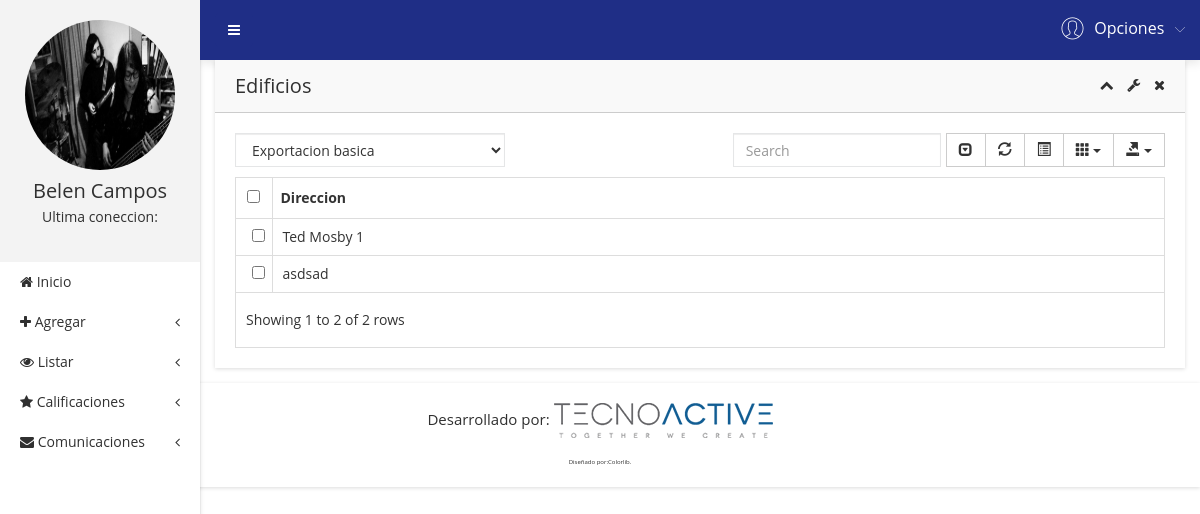
The page /?c=Usuario&a=EdificiosPorComunidad&id=1 (signed in) on the database as committed earlier.
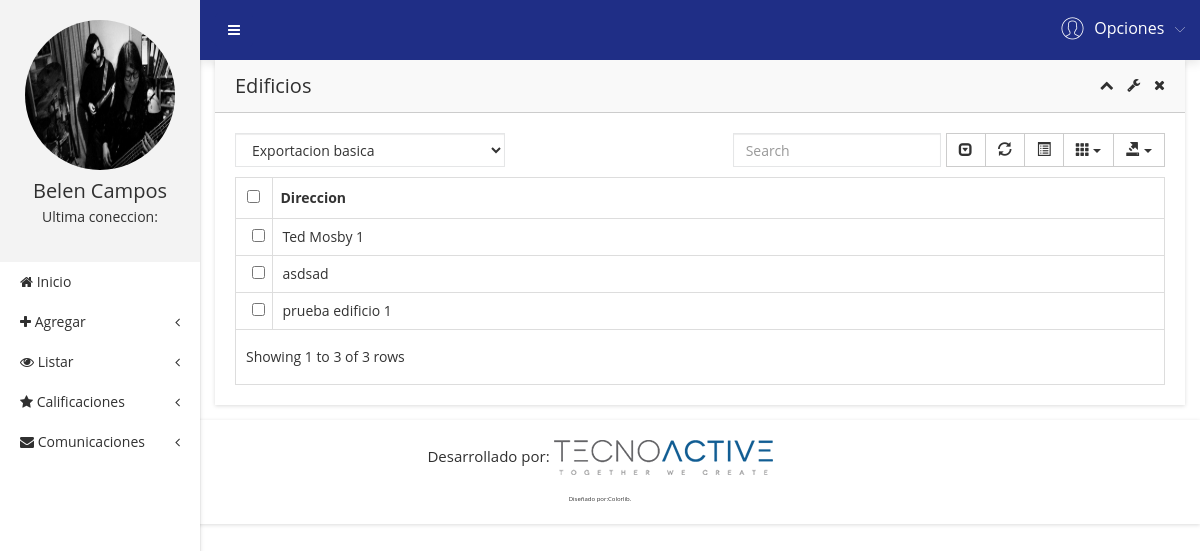
The same page on the database as committed later.
### tables this page shows
CREATE TABLE edificio (
  idEdificio INT(6) NOT NULL AUTO_INCREMENT,
  idComunidad INT(6) NOT NULL,
  direccionEdificio VARCHAR(200) NOT NULL,
  numeroPisos INT(6) NOT NULL,
  PRIMARY KEY (idEdificio)
);

### controller/usuario.controller.php (called while the page is built, shortened)
<?php
require_once 'model/edificio.php';
class UsuarioController
{
    public function EdificiosPorComunidad()
    {
      $e = new Edificio();
      require_once 'view/header.php';
      require_once 'view/listarEdificiosComunidad.php';
      require_once 'view/footer.php';
    }
}
 ?>

### model/database.php (called while the page is built, shortened)
<?php
class Database
{
	public static function Conn()
	{
		$conn = new PDO('mysql:host=localhost;dbname=awake','root','',array(PDO::MYSQL_ATTR_INIT_COMMAND=>'SET NAMES \'UTF8\''));
		$conn -> setAttribute(PDO::ATTR_ERRMODE,PDO::ERRMODE_EXCEPTION);
		return $conn;
	}
}
?>

### model/edificio.php (called while the page is built, shortened)
<?php
class edificio
{
  private $conn;
  public function __CONSTRUCT()
   {
       try
       {
         $this->conn = Database::Conn();
       }
       catch(Exception $e)
       {
         die($e->getMessage());
       }
   }
   public function ListarEdificiosComunidad($id)
   {
     $sql = $this->conn->prepare("SELECT * FROM edificio e join comunidad c using(idComunidad) where idComunidad =?");
     $sql->execute(array($id));
     return $sql->fetchAll(PDO::FETCH_OBJ);
   }
}
 ?>

### view/listarEdificiosComunidad.php (the view, shortened to what this page needs)
<div class="admin-dashone-data-table-area">
    <div class="container-fluid">
        <div class="row">
            <div class="col-lg-12">
                <div class="sparkline8-list shadow-reset">
                    <div class="sparkline8-hd">
                        <div class="main-sparkline8-hd">
                            <h1>Edificios</h1>
                            <div class="sparkline8-outline-icon">
                                <span class="sparkline8-collapse-link"><i class="fa fa-chevron-up"></i></span>
                                <span><i class="fa fa-wrench"></i></span>
                                <span class="sparkline8-collapse-close"><i class="fa fa-times"></i></span>
                            </div>
                        </div>
                    </div>
                    <div class="sparkline8-graph">
                        <div class="datatable-dashv1-list custom-datatable-overright">
                            <div id="toolbar">
                                <select class="form-control">
                                    <option value="">Exportacion basica</option>
                                </select>
                            </div>
                            <table id="table" data-toggle="table" data-pagination="true" data-search="true" data-show-columns="true" data-show-pagination-switch="true" data-show-refresh="true" data-key-events="true" data-show-toggle="true" data-resizable="true" data-cookie="true" data-cookie-id-table="saveId" data-show-export="true" data-click-to-select="true" data-toolbar="#toolbar">
                                <thead>
                                    <tr>
                                        <th data-field="Direccion" data-editable="true">Direccion</th>
                                    </tr>
                                </thead>
                                <tbody>
                                <?php foreach ($e->ListarEdificiosComunidad($_REQUEST['id']) as $row): ?>
                                  <tr>
                                      <td><?php echo $row->direccionEdificio ?></td>
                                  </tr>
                                <?php endforeach; ?>
                                </tbody>
                            </table>
                        </div>
                    </div>
                </div>
            </div>
        </div>
    </div>
</div>
</div>
</div>

Rows that differ between the two databases and show on the page:
added edificio: direccionEdificio "prueba edificio 1"
Other text that changed with them:
text written by a page script: "Showing 1 to 2 of 2 rows" → "Showing 1 to 3 of 3 rows"
